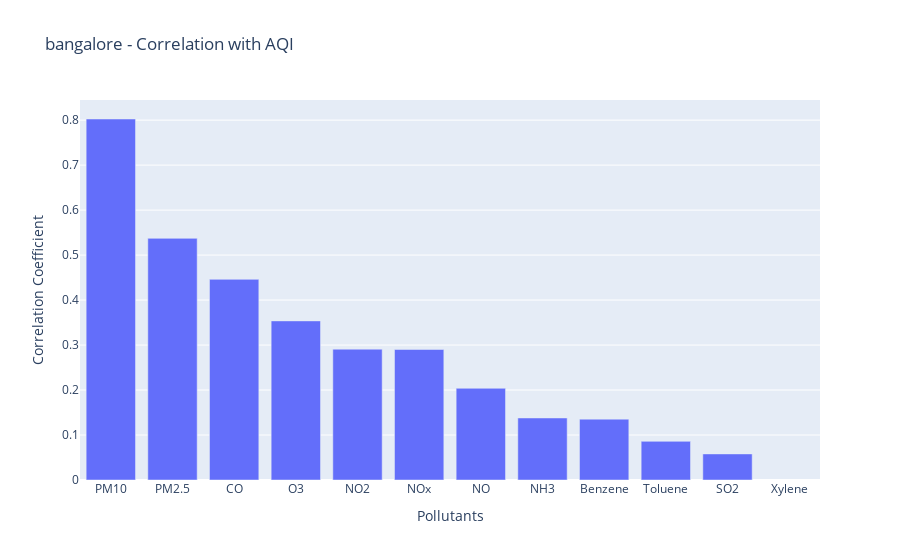

Here is the notebook cell this chart was saved with:
### Code cell
fig = px.bar(x=bangalore_corr.index, y=bangalore_corr.values,title='bangalore - Correlation with AQI',labels={'x': 'Pollutants', 'y': 'Correlation Coefficient'})

fig.show()

### Figure 1 — Plotly figure (JSON) as saved in the notebook; plotly's stock layout.template omitted (floating-point values rounded to 4 significant figures)
{"data": [{"alignmentgroup": "True", "hovertemplate": "Pollutants=%{x}<br>Correlation Coefficient=%{y}<extra></extra>", "legendgroup": "", "marker": {"color": "#636efa", "pattern": {"shape": ""}}, "name": "", "offsetgroup": "", "orientation": "v", "showlegend": false, "textposition": "auto", "type": "bar", "x": ["PM10", "PM2.5", "CO", "O3", "NO2", "NOx", "NO", "NH3", "Benzene", "Toluene", "SO2", "Xylene"], "xaxis": "x", "y": [0.8025, 0.5372, 0.446, 0.3537, 0.2908, 0.2901, 0.2038, 0.1379, 0.1353, 0.08593, 0.05799, null], "yaxis": "y"}], "layout": {"barmode": "relative", "legend": {"tracegroupgap": 0}, "title": {"text": "bangalore - Correlation with AQI"}, "xaxis": {"anchor": "y", "domain": [0, 1], "title": {"text": "Pollutants"}}, "yaxis": {"anchor": "x", "domain": [0, 1], "title": {"text": "Correlation Coefficient"}}}}
